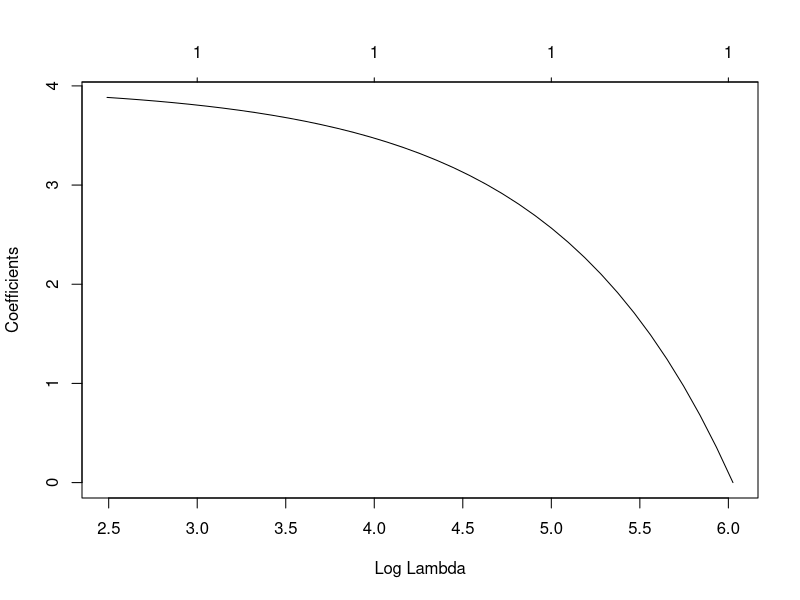
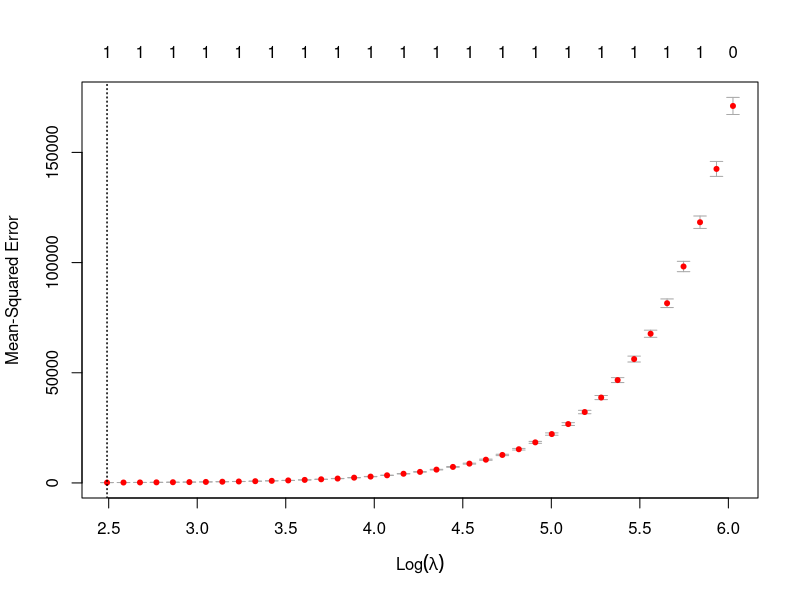

R code for these plots, in order:
# https://stats.stackexchange.com/questions/188753/lasso-regression-for-predicting-continuous-variable-variable-selection

# install.packages("glmnet")
library(glmnet)

set.seed(1)
x1 <- 100*rnorm(3000)
x2 <- rnorm(3000)
x3 <- rnorm(3000)
X <- matrix( c(x1, x2, x3), byrow = F, ncol = 3)

y <- 3 + 4*x1 + 3*x2 + 1*x3 + rnorm(3000)

fit <-glmnet(x = X, y = y, alpha = 1) 
plot(fit, xvar = "lambda")
coef(fit, s = 0.01)


crossval <-  cv.glmnet(x = X, y = y, alpha = 1)
plot(crossval)
penalty <- crossval$lambda.min #optimal lambda
penalty #minimal shrinkage
fit1 <-glmnet(x = X, y = y, alpha = 1, lambda = penalty ) #estimate the model with that
coef(fit1)




